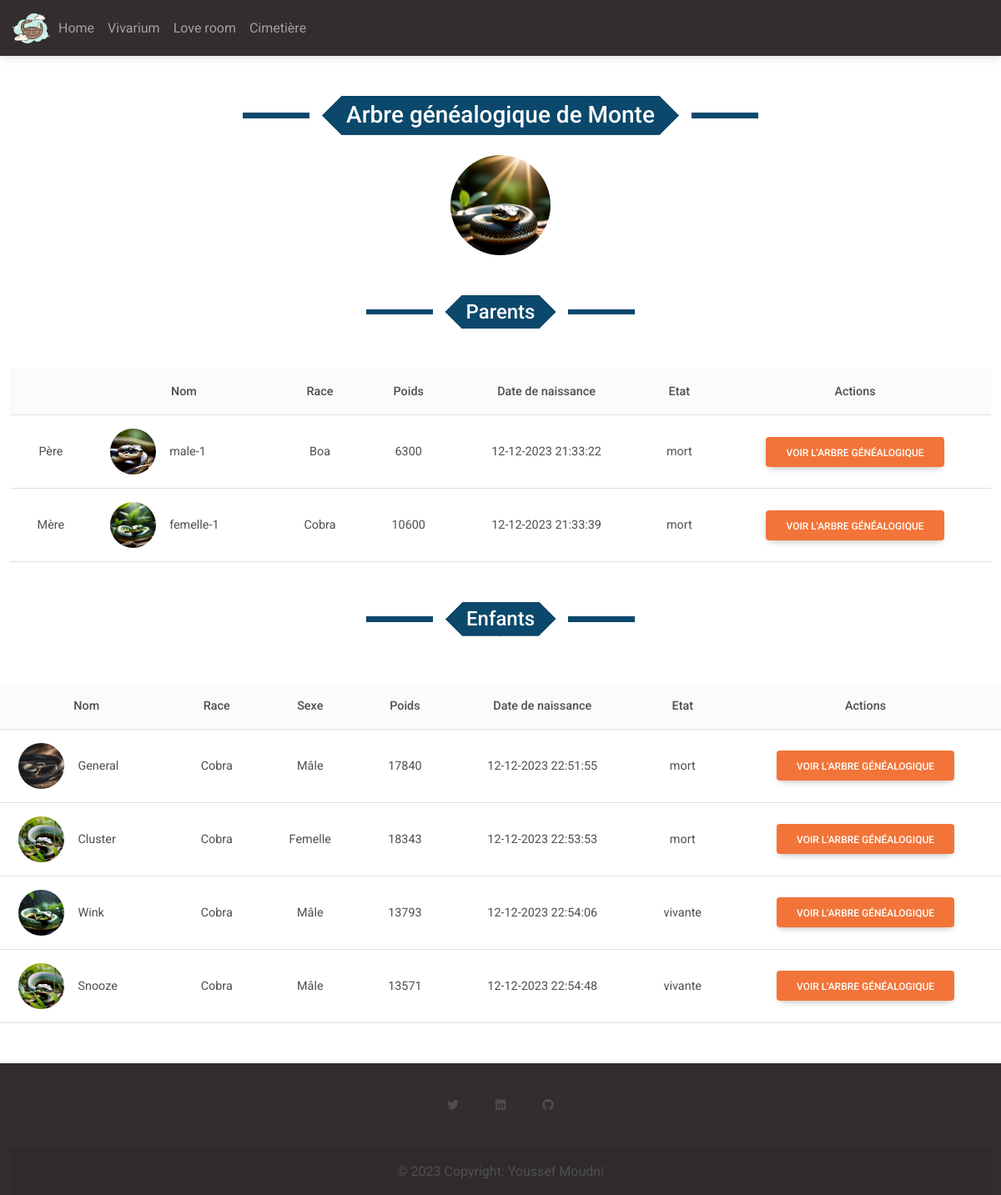
The page /index.php?page=famille&id=1227 on the database its author committed.
### tables this page shows
CREATE TABLE `Animal` (
  `id_animal` int(10) UNSIGNED NOT NULL,
  `nom` varchar(50) DEFAULT NULL,
  `id_race` int(10) UNSIGNED DEFAULT NULL,
  `genre` int(11) DEFAULT NULL,
  `poids` int(11) DEFAULT NULL,
  `duree_vie` int(11) DEFAULT NULL,
  `date_naissance` datetime DEFAULT NULL,
  `date_mort` datetime DEFAULT NULL,
  `path_img` varchar(100) DEFAULT NULL,
  `id_mere` int(11) DEFAULT NULL,
  `id_pere` int(11) DEFAULT NULL,
  `delete_at` datetime DEFAULT NULL
);

CREATE TABLE `Race` (
  `id_race` int(10) UNSIGNED NOT NULL,
  `nom_race` varchar(50) DEFAULT NULL
);

### classes/Bdd.php (called while the page is built, shortened)
<?php
class Bdd
{
    private \PDO $conn;
    public function __construct($h="localhost", $db="gestionAnimal", $u="mariadb", $pw="mariadb*1") {
        $this->conn = new PDO("mysql:host=$h;dbname=$db", $u, $pw);
        $this->conn->setAttribute(PDO::ATTR_ERRMODE, PDO::ERRMODE_EXCEPTION);
    }
    public function execRequest($req)  {
        $reqStart = explode(' ', trim($req));
        $typeRequest = $reqStart[0];
        if ($typeRequest == "INSERT" || $typeRequest == "UPDATE" || $typeRequest == "SELECT") {
            $res = $this->conn->query($req);
            if($typeRequest == "SELECT") $res = $res->fetchAll(PDO::FETCH_ASSOC);
            return $res;
        } else {
            return false;
        }
    }
}

### classes/Animal.php (called while the page is built, shortened)
<?php
class Animal
{
    public $conn;
    private $table = "Animal";
    public function __construct($myid = "vide")
    {
        $this->conn = new Bdd();
    }
    public function selectSnakeLiveOrDeadById($id) {
        $res = $this->conn->execRequest("SELECT * FROM `" . $this->table . "` WHERE id_animal LIKE " . $id);
        return $res;
    }
    public function selectParentById($id) {
        $res = $this->conn->execRequest("SELECT * FROM `" . $this->table . "` WHERE id_animal LIKE " . $id);
        return $res;
    }
    public function selectAllByIdParent($id, $gender) {
        $typParent = $gender === 1 ? "id_mere" : "id_pere";
        $res = $this->conn->execRequest("SELECT * FROM `" . $this->table . "` WHERE " . $typParent ." LIKE " . $id);
        return $res;
    }
}

### classes/Race.php (called while the page is built, shortened)
<?php
class Race
{
    public static function getRace($id) {
        $conn = new Bdd();
        $res =  $conn->execRequest("SELECT `nom_race` FROM `Race` WHERE `id_race` = " . $id);
        return $res[0]["nom_race"];
    }
}

### pages/famille.php (the view, shortened to what this page needs)
<?php
require_once("classes/Bdd.php");
require_once("classes/Race.php");
require_once("classes/Animal.php");
$a = new \classes\Animal();
$mort = "mort";
$vivant = "vivant";
$serpentCible = $a->selectSnakeLiveOrDeadById($_GET['id']);
$pere = is_null($serpentCible[0]["id_pere"]) ? [] : $a->selectParentById($serpentCible[0]["id_pere"]);
$mere = is_null($serpentCible[0]["id_mere"]) ? [] : $a->selectParentById($serpentCible[0]["id_mere"]);
$enfants = $a->selectAllByIdParent($_GET["id"], $serpentCible[0]["genre"]);
?>
<div class="row mt-5 text-center">
    <h3 class="col-3 fancy">Arbre généalogique de <?= $serpentCible[0]["nom"] ?></h3>
</div>
<div class="row text-center mt-3">
    <div class="col">
        <img src="../img/snake-img/<?= $serpentCible[0]["path_img"] ?>" class="rounded-circle" style="width: 120px; height: 120px"/>
    </div>
</div>
<div class="row mt-5 text-center">
    <div class="col">
        <h4 class="col-3 fancy">Parents</h4>
            <table class="table align-middle mb-0 bg-white card-body mt-5 p-5 text-center">
                <thead class='bg-light'>
                <tr>
                    <th></th>
                    <th>Nom</th>
                    <th>Race</th>
                    <th>Poids</th>
                    <th>Date de naissance</th>
                    <th>Etat</th>
                    <th>Actions</th>
                </tr>
                </thead>
                <tbody>
                <tr>
                    <?php if (!empty($pere)) { ?>
                        <td>Père</td>
                        <td>
                            <div class="d-flex align-items-center">
                                <img src="../img/snake-img/<?= $pere[0]["path_img"] ?>" class='rounded-circle' style='width: 55px; height: 55px'/>
                                <div class='ms-3'><?= $pere[0]["nom"] ?></div>
                            </div>
                        </td>
                        <td><?= \classes\Race::getRace($pere[0]["id_race"]) ?></td>
                        <td><?= $pere[0]["poids"] ?></td>
                        <td><?= date("d-m-Y H:i:s", strtotime($pere[0]["date_naissance"])) ?></td>
                        <td><?= empty($pere[0]["delete_at"]) ? $vivant :  $mort ?></td>
                        <td><a href="index.php?page=famille&id=<?= $pere[0]["id_animal"] ?>" type="button" class="btn btn-list" style="background-color: #F27438;">Voir l'arbre généalogique</a></td>
                    <?php } else { ?>
                        <td colspan="7" style="font-weight: bold; font-size: 15px">Père inconnu</td>
                    <?php } ?>
                </tr>
                <tr>
                    <?php if (!empty($mere)) { ?>
                        <td>Mère</td>
                        <td>
                            <div class="d-flex align-items-center">
                                <img src="../img/snake-img/<?= $mere[0]["path_img"] ?>" class='rounded-circle' style='width: 55px; height: 55px'/>
                                <div class='ms-3'><?= $mere[0]["nom"] ?></div>
                            </div>
                        </td>
                        <td><?= \classes\Race::getRace($mere[0]["id_race"]) ?></td>
                        <td><?= $mere[0]["poids"] ?></td>
                        <td><?= date("d-m-Y H:i:s", strtotime($mere[0]["date_naissance"])) ?></td>
                        <td><?= empty($mere[0]["delete_at"]) ? $vivant . "e" :  $mort ?></td>
                        <td><a href="index.php?page=famille&id=<?= $mere[0]["id_animal"] ?>" type="button" class="btn btn-list" style="background-color: #F27438;">Voir l'arbre généalogique</a></td>
                    <?php } else { ?>
                        <td colspan="7" style="font-weight: bold; font-size: 15px">Mère inconnue</td>
                    <?php } ?>
                </tr>
                </tbody>
            </table>
    </div>
</div>
<div class="row mt-5 text-center mb-5">
    <h4 class="col-3 fancy">Enfants</h4>
<?php if (count($enfants) > 0) { ?>
        <table class="table align-middle mb-0 bg-white card-body mt-5 p-5 text-center">
            <thead class='bg-light'>
            <tr>
                <th>Nom</th>
                <th>Race</th>
                <th>Sexe</th>
                <th>Poids</th>
                <th>Date de naissance</th>
                <th>Etat</th>
                <th>Actions</th>
            </tr>
            </thead>
            <tbody>
           <?php foreach ($enfants as $enfant) { ?>
                   <tr>
                       <td>
                           <div class="d-flex align-items-center">
                               <img src="../img/snake-img/<?= $enfant["path_img"] ?>" class='rounded-circle' style='width: 55px; height: 55px'/>
                               <div class='ms-3'><?= $enfant["nom"] ?></div>
                           </div>
                       </td>
                       <td><?= \classes\Race::getRace($enfant["id_race"]) ?></td>
                       <td><?= $enfant["genre"] === 1 ? "Femelle" : "Mâle" ?></td>
                       <td><?= $enfant["poids"] ?></td>
                       <td><?= date("d-m-Y H:i:s", strtotime($enfant["date_naissance"])) ?></td>
                       <td><?= empty($enfant["delete_at"]) ? $vivant . "e" :  $mort ?></td>
                       <td><a href="index.php?page=famille&id=<?= $enfant["id_animal"] ?>" type="button" class="btn btn-list" style="background-color: #F27438;">Voir l'arbre généalogique</a></td>
                   </tr>
            <?php } ?>
            </tbody>
        </table>
<?php }
else { ?>
        <div class="row">
            <p class="mt-4 p-5" style="font-weight: bold; font-size: 20px">Ce serpent n'a pas d'enfants</p>
        </div>
<?php } ?>
</div>

### style.css (style rules this page uses)
body { padding: 0; }
.fancy { --b: 6px; --w: 80px; --g: 15px; --c: #0B486B; width: fit-content; padding: 0 1em; line-height: 1.6em; border: 1px solid; color: #fff; background: conic-gradient(from 45deg at left ,var(--c) 25%,#0000 0) 0, conic-gradient(from -135deg at right,var(--c) 25%,#0000 0) 100%; background-size: 51% 100%; background-origin: border-box; background-repeat: no-repeat; border-image: linear-gradient( #0000 calc(50% - var(--b)/2), var(--c) 0 calc(50% + var(--b)/2), #0000 0) 1/0 var(--w)/calc(var(--w) + var(--g)); margin-inline: auto; }
.btn-list { color: white; }

### rows shown on the page
animal: nom "Monte", path_img (picture)
animal: path_img (picture), nom "male-1", id_race.nom_race "Boa", poids "6300", date_naissance "12-12-2023 21:33:22"
animal: path_img (picture), nom "femelle-1", id_race.nom_race "Cobra", poids "10600", date_naissance "12-12-2023 21:33:39"
animal: path_img (picture), nom "General", id_race.nom_race "Cobra", genre "Mâle", poids "17840", date_naissance "12-12-2023 22:51:55"
animal: path_img (picture), nom "Cluster", id_race.nom_race "Cobra", genre "Femelle", poids "18343", date_naissance "12-12-2023 22:53:53"
animal: path_img (picture), nom "Wink", id_race.nom_race "Cobra", genre "Mâle", poids "13793", date_naissance "12-12-2023 22:54:06"
animal: path_img (picture), nom "Snooze", id_race.nom_race "Cobra", genre "Mâle", poids "13571", date_naissance "12-12-2023 22:54:48"

### other values the page prints
$mort "mort"
